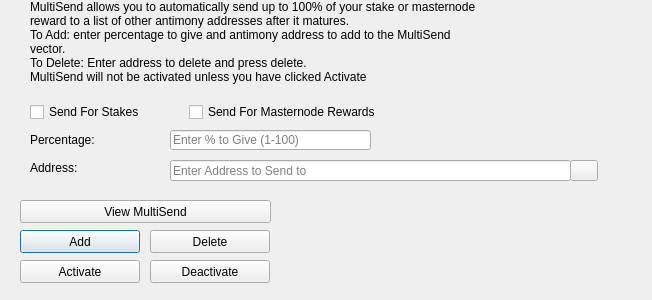
<?xml version="1.0" encoding="UTF-8"?>
<ui version="4.0">
 <class>MultiSendDialog</class>
 <widget class="QDialog" name="MultiSendDialog">
  <property name="windowModality">
   <enum>Qt::NonModal</enum>
  </property>
  <property name="geometry">
   <rect>
    <x>0</x>
    <y>0</y>
    <width>652</width>
    <height>300</height>
   </rect>
  </property>
  <property name="windowTitle">
   <string>MultiSend</string>
  </property>
  <widget class="QLineEdit" name="multiSendPercentEdit">
   <property name="geometry">
    <rect>
     <x>170</x>
     <y>130</y>
     <width>201</width>
     <height>20</height>
    </rect>
   </property>
   <property name="toolTip">
    <string>Enter whole numbers 1 - 100</string>
   </property>
   <property name="placeholderText">
    <string>Enter % to Give (1-100)</string>
   </property>
  </widget>
  <widget class="QLineEdit" name="multiSendAddressEdit">
   <property name="geometry">
    <rect>
     <x>170</x>
     <y>160</y>
     <width>401</width>
     <height>21</height>
    </rect>
   </property>
   <property name="toolTip">
    <string/>
   </property>
   <property name="placeholderText">
    <string>Enter Address to Send to</string>
   </property>
  </widget>
  <widget class="QLabel" name="label_2">
   <property name="geometry">
    <rect>
     <x>30</x>
     <y>0</y>
     <width>451</width>
     <height>121</height>
    </rect>
   </property>
   <property name="lineWidth">
    <number>1</number>
   </property>
   <property name="text">
    <string>MultiSend allows you to automatically send up to 100% of your stake or masternode reward to a list of other antimony addresses after it matures.
To Add: enter percentage to give and antimony address to add to the MultiSend vector.
To Delete: Enter address to delete and press delete.
MultiSend will not be activated unless you have clicked Activate</string>
   </property>
   <property name="alignment">
    <set>Qt::AlignLeading|Qt::AlignLeft|Qt::AlignTop</set>
   </property>
   <property name="wordWrap">
    <bool>true</bool>
   </property>
  </widget>
  <widget class="QLabel" name="message">
   <property name="geometry">
    <rect>
     <x>290</x>
     <y>200</y>
     <width>351</width>
     <height>91</height>
    </rect>
   </property>
   <property name="text">
    <string/>
   </property>
  </widget>
  <widget class="QPushButton" name="addButton">
   <property name="geometry">
    <rect>
     <x>20</x>
     <y>230</y>
     <width>120</width>
     <height>23</height>
    </rect>
   </property>
   <property name="toolTip">
    <string/>
   </property>
   <property name="statusTip">
    <string>Add to MultiSend Vector</string>
   </property>
   <property name="text">
    <string>Add</string>
   </property>
  </widget>
  <widget class="QPushButton" name="disableButton">
   <property name="geometry">
    <rect>
     <x>150</x>
     <y>260</y>
     <width>120</width>
     <height>23</height>
    </rect>
   </property>
   <property name="statusTip">
    <string>Deactivate MultiSend</string>
   </property>
   <property name="text">
    <string>Deactivate</string>
   </property>
  </widget>
  <widget class="QPushButton" name="addressBookButton">
   <property name="geometry">
    <rect>
     <x>570</x>
     <y>160</y>
     <width>28</width>
     <height>21</height>
    </rect>
   </property>
   <property name="toolTip">
    <string>Choose an address from the address book</string>
   </property>
   <property name="text">
    <string/>
   </property>
   <property name="icon">
    <iconset resource="../antimony.qrc">
     <normaloff>:/icons/address-book</normaloff>:/icons/address-book</iconset>
   </property>
   <property name="shortcut">
    <string>Alt+A</string>
   </property>
   <property name="autoDefault">
    <bool>false</bool>
   </property>
  </widget>
  <widget class="QLabel" name="label">
   <property name="geometry">
    <rect>
     <x>30</x>
     <y>130</y>
     <width>121</width>
     <height>20</height>
    </rect>
   </property>
   <property name="toolTip">
    <string>Percentage of stake to send</string>
   </property>
   <property name="text">
    <string>Percentage:</string>
   </property>
  </widget>
  <widget class="QLabel" name="label_5">
   <property name="geometry">
    <rect>
     <x>30</x>
     <y>160</y>
     <width>111</width>
     <height>16</height>
    </rect>
   </property>
   <property name="toolTip">
    <string>Address to send portion of stake to</string>
   </property>
   <property name="text">
    <string>Address:</string>
   </property>
  </widget>
  <widget class="QPushButton" name="deleteButton">
   <property name="geometry">
    <rect>
     <x>150</x>
     <y>230</y>
     <width>120</width>
     <height>23</height>
    </rect>
   </property>
   <property name="toolTip">
    <string/>
   </property>
   <property name="statusTip">
    <string>Delete Address From MultiSend Vector</string>
   </property>
   <property name="text">
    <string>Delete</string>
   </property>
  </widget>
  <widget class="QPushButton" name="activateButton">
   <property name="geometry">
    <rect>
     <x>20</x>
     <y>260</y>
     <width>120</width>
     <height>23</height>
    </rect>
   </property>
   <property name="statusTip">
    <string>Activate MultiSend</string>
   </property>
   <property name="text">
    <string>Activate</string>
   </property>
  </widget>
  <widget class="QPushButton" name="viewButton">
   <property name="geometry">
    <rect>
     <x>20</x>
     <y>200</y>
     <width>251</width>
     <height>23</height>
    </rect>
   </property>
   <property name="toolTip">
    <string/>
   </property>
   <property name="statusTip">
    <string>View MultiSend Vector</string>
   </property>
   <property name="text">
    <string>View MultiSend</string>
   </property>
  </widget>
  <widget class="QWidget" name="horizontalLayoutWidget">
   <property name="geometry">
    <rect>
     <x>30</x>
     <y>100</y>
     <width>351</width>
     <height>24</height>
    </rect>
   </property>
   <layout class="QHBoxLayout" name="horizontalLayout">
    <item>
     <widget class="QCheckBox" name="multiSendStakeCheckBox">
      <property name="text">
       <string>Send For Stakes</string>
      </property>
     </widget>
    </item>
    <item>
     <widget class="QCheckBox" name="multiSendMasternodeCheckBox">
      <property name="text">
       <string>Send For Masternode Rewards</string>
      </property>
     </widget>
    </item>
   </layout>
  </widget>
 </widget>
 <resources>
  <include location="../antimony.qrc"/>
 </resources>
 <connections/>
</ui>
